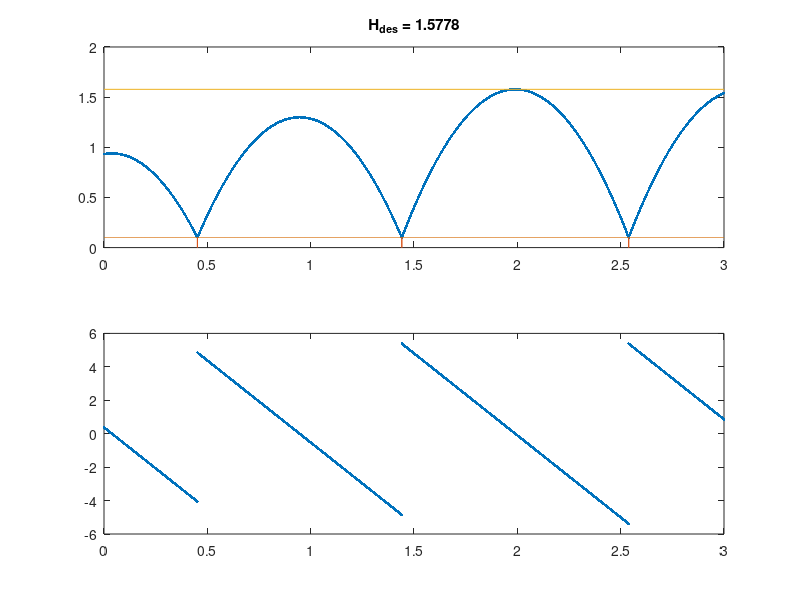

The MATLAB source for this figure: (Note: this script raises an error after producing the figure.)
% Simulation for bouncing in 1D
clear all;

%% Parameters
% Fixed
mb = 1;             % Mass of the ball (kg)
mp = 10;            % Mass of the paddle (kg)
g  = 9.81;          % Gravity (m/s^2)
params.rb = 0.1;    % Radius of the ball (m)
params.P  = 0;      % Position of the paddle (m)
params.PL = 0.5;    % Length of the paddle (m)

% Variable
H0  = 0.5 + rand;   % Initial height (m)
vb0 = rand;         % Initial vertical velocity (m/s)
ke  = rand;         % Coefficient of restitution
params.H  = abs(randn) + params.rb; % Desired steady-state apex height (m)
vdes = sqrt(2*g*(params.H - params.rb)); % Desired velocity for H

est = true;        % Should we estimate coefficient of restitution?

% Simulation parameters
T  = 3;     % Length of simulation (s)
dt = 1e-4;  % Step size (s)
printon = true;

%% Initialization
% States
x      = [H0; vb0]; % Position, velocity of the ball
xi     = x;         % Initial states (for flight phase)
t      = 0;         % Time at start of simulation
t_imp  = 0;         % Time of xi
flight = true;      % Phase

% Initialize matrices for storage
tmat = []; xmat = []; phase = []; vpmat = [];

% Estimate coefficient of restitution
if est
    kest = 0.51;
else
    kest = ke;
end

%% Simulation
while t < T
    % Ball in flight
    if flight
        % Ball dynamics, ballistic motion
        x(1) = xi(1) + xi(2) * (t - t_imp) - g/2 * (t - t_imp)^2;
        x(2) = xi(2) - g * (t - t_imp);
        
        % Impact?
        if (x(1) <= (params.P + params.rb)) && (x(2) < 0) % Hits paddle after falling
            flight = false; % Impact event
            t_imp  = t;     % Indicate time of impact
        end
    else    % Impact
        if printon; fprintf([num2str(kest-ke) ' bounce ' num2str(t) '\n']); end
        
        % Ball dynamics: position
        x(1) = x(1);    % No deformation
        
        % Calculate desired paddle velocity
        vp = 1/(1+kest) * (kest * x(2) + vdes); vpmat = [vpmat; vp];
        vpre = x(2);    % Ball velocity pre-impact
        
        % Ball dynamics: velocity
        x(2) = -ke * x(2) + (1+ke) * vp;
        
        % Estimate
        if est
            kest = (x(2) - vp) / (vp - vpre);
        end
        
        % Update
        xi = x; % States at beginning of flight
        flight = true;
    end
    
    % Store and update
    xmat  = [xmat x];       % States
    tmat  = [tmat t];       % Time
    phase = [phase flight]; % Phase
    
    t = t + dt;
end

%% Plot

figure(100);
a(1) = subplot(2,1,1); plot(tmat',xmat(1,:)','.-'); % Position
hold on; plot(tmat',phase'*params.rb);              % Phase
plot([tmat(1) tmat(end)],params.H*[1 1]); hold off  % Desired height
title(['H_{des} = ' num2str(params.H)]);
a(2) = subplot(2,1,2); plot(tmat',xmat(2,:)','.');  % Velocity
linkaxes(a,'x');

animatefun(tmat',xmat',params);





